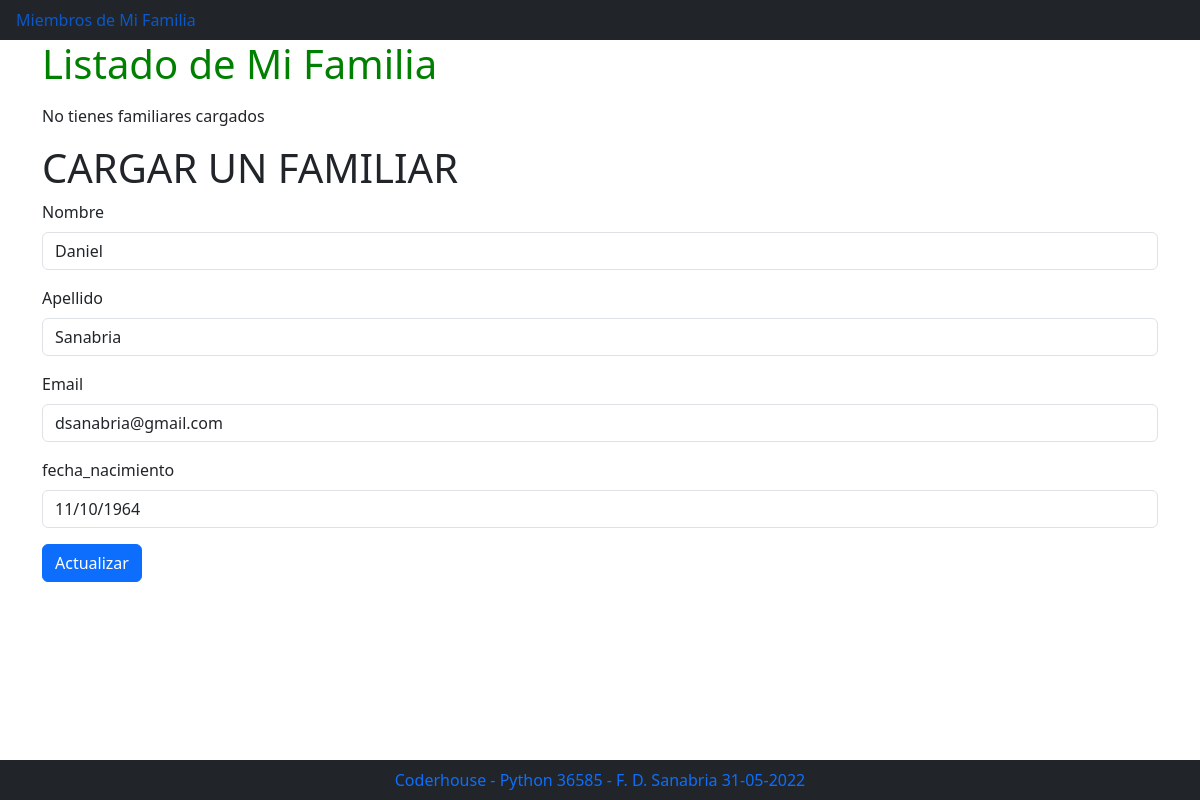
Page /actualizar/7 on the committed database.
### familia/models.py (models this page shows)
class Persona(models.Model):
    nombre = models.CharField(max_length=100)
    apellido = models.CharField(max_length=100)
    email = models.CharField(max_length=100)
    fecha_nacimiento = models.DateField()

### familia/views.py (the view, shortened to what this page needs)
# urls.py: path('actualizar/', views.actualizar, name="actualizar_action"),
def actualizar(request, identificador=''):
    if request.method == "GET":
        persona = get_object_or_404(Persona, pk=int(identificador))
        initial = {
            "id": persona.id,
            "nombre": persona.nombre,
            "apellido": persona.apellido,
            "email": persona.email,
            "fecha_nacimiento": persona.fecha_nacimiento.strftime("%d/%m/%Y"),
            }
        form_actualizar = ActualizarPersonaForm(initial=initial)
        return render(request, 'familia/form_carga.html', {'form': form_actualizar, 'actualizar': True})

### familia/forms.py
class ActualizarPersonaForm(PersonaForm):
    id = forms.IntegerField(widget = forms.HiddenInput())

### familia/templates/familia/form_carga.html (shortened to what this page needs)
{% extends "familia/index.html" %}
{% load bootstrap5 %}
{% block cuerpo %}
<div class="container">
   <div class="row">
     <div class="col">
      <h1>CARGAR UN FAMILIAR</h1>
     </div>
     </div>
     <div class="row">
     <div class="col">
      {% if actualizar %}
          <form action="{% url  'actualizar_action' %}" method="post">
      {% else %}
          <form action="{% url  'agregar'%}" method="post">
      {% endif %}
      {% bootstrap_form form %}
      {% if actualizar %}
        {% bootstrap_button "Actualizar" button_type="submit" button_class="btn-primary" %}
      {% else %}
        {% bootstrap_button "Guardar" button_type="submit" button_class="btn-primary" %}
      {% endif %}
      </form>
     </div>
   </div>
 </div>
{% endblock %}

### rows in the picture
Persona: nombre "Daniel", apellido "Sanabria", email "dsanabria@gmail.com", fecha_nacimiento "11/10/1964"
